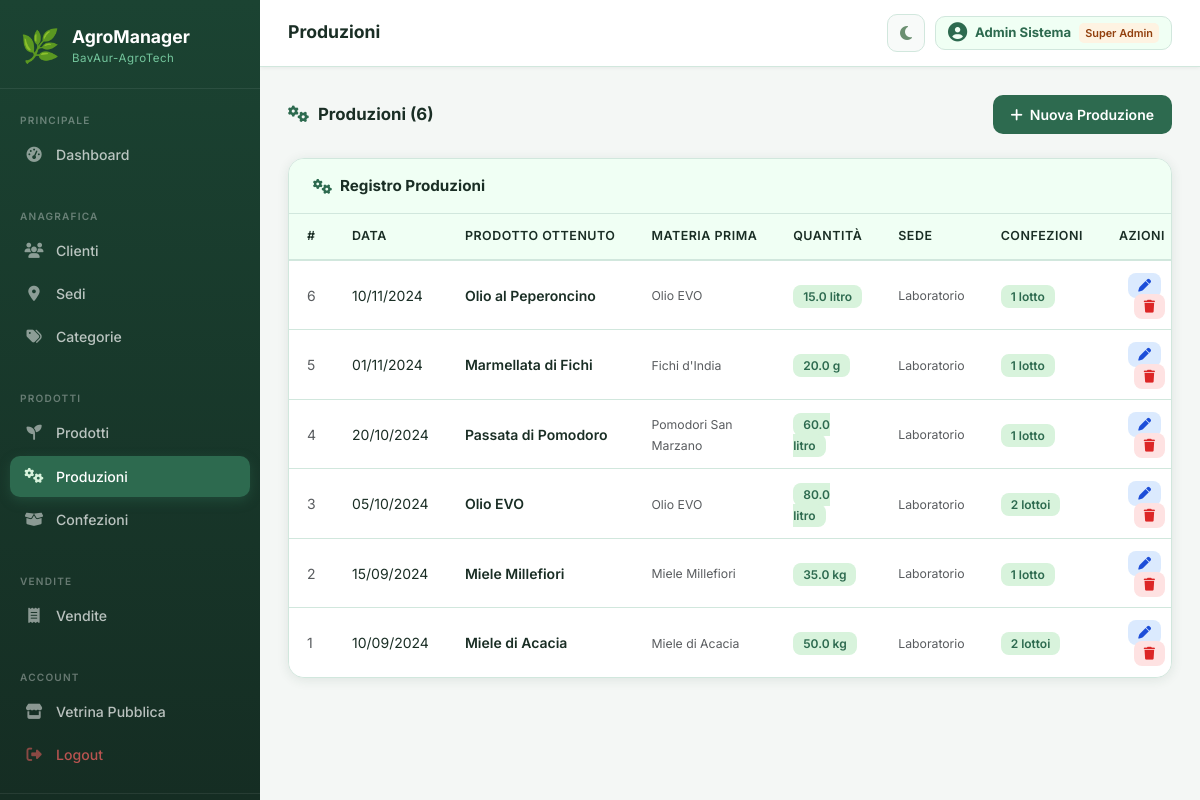
The app's page /root/src/produzioni.php (signed in) with its own data.
### tables this page shows
CREATE TABLE PRODUZIONE (
    idProduzione       INT AUTO_INCREMENT PRIMARY KEY,
    dataProduzione     DATE NOT NULL,
    quantitaProdotta   DECIMAL(10,2) NOT NULL,
    idProdottoProdotto INT NOT NULL,
    idProdottoLavorato INT NOT NULL,
    idSede             INT NOT NULL,
    CONSTRAINT chk_prod_q CHECK (quantitaProdotta > 0),
    FOREIGN KEY (idProdottoProdotto) REFERENCES PRODOTTO(idProdotto) ON DELETE RESTRICT,
    FOREIGN KEY (idProdottoLavorato) REFERENCES PRODOTTO(idProdotto) ON DELETE RESTRICT,
    FOREIGN KEY (idSede)             REFERENCES SEDE(idSede)         ON DELETE RESTRICT
);

CREATE TABLE PRODOTTO (
    idProdotto   INT AUTO_INCREMENT PRIMARY KEY,
    nome         VARCHAR(100) NOT NULL,
    unitaMisura  ENUM('kg','g','litro','pezzo') NOT NULL,
    tipoProdotto ENUM('fresco','lavorato') NOT NULL,
    descrizione  TEXT DEFAULT NULL,
    immagineUrl  TEXT DEFAULT NULL COMMENT 'URL immagine custom; se NULL usa il fallback keyword in getProductImage()',
    idCategoria  INT,
    FOREIGN KEY (idCategoria) REFERENCES CATEGORIA(idCategoria) ON DELETE SET NULL
);

CREATE TABLE SEDE (
    idSede    INT AUTO_INCREMENT PRIMARY KEY,
    nomeSede  VARCHAR(100) NOT NULL,
    indirizzo TEXT
);

### root/src/config/session.php (called while the page is built, shortened)
<?php
function userSede(): ?int {
    return $_SESSION['user']['idSede'] ?? null;
}

### root/src/config/db.php (called while the page is built, shortened)
<?php
function h(mixed $v): string {
    return htmlspecialchars((string)($v ?? ''), ENT_QUOTES, 'UTF-8');
}

### root/src/produzioni.php (the view, shortened to what this page needs)
<?php
require_once 'includes/auth.php';
$action    = $_GET['action'] ?? 'list';
$mySedeId  = userSede();
$prodWhere = $mySedeId ? "WHERE pr.idSede=$mySedeId" : '';
$produzioni = $pdo->query("
    SELECT pr.*, pp.nome AS prodottoProdotto, pp.unitaMisura,
           pl.nome AS prodottoLavorato, s.nomeSede,
           COUNT(c.idConfezione) AS nConfezioni
    FROM PRODUZIONE pr
    JOIN PRODOTTO pp ON pr.idProdottoProdotto=pp.idProdotto
    JOIN PRODOTTO pl ON pr.idProdottoLavorato=pl.idProdotto
    JOIN SEDE     s  ON pr.idSede=s.idSede
    LEFT JOIN CONFEZIONE c ON c.idProduzione=pr.idProduzione
    $prodWhere GROUP BY pr.idProduzione ORDER BY pr.dataProduzione DESC
")->fetchAll();
require_once 'includes/header.php';
?>
<?php if ($action==='list'): ?>
<div class="page-header">
  <h5 class="page-header-title"><i class="fa-solid fa-gears"></i> Produzioni (<?= count($produzioni) ?>)</h5>
  <a href="?action=create" class="btn-ag"><i class="fa-solid fa-plus"></i> Nuova Produzione</a>
</div>
<div class="ag-card">
  <div class="ag-card-header"><h6 class="ag-card-title"><i class="fa-solid fa-gears"></i> Registro Produzioni</h6></div>
  <div class="table-responsive">
    <?php if(empty($produzioni)): ?>
      <div class="empty-state"><i class="fa-solid fa-gears"></i><p>Nessuna produzione registrata.</p></div>
    <?php else: ?>
    <table class="ag-table table mb-0">
      <thead><tr><th>#</th><th>Data</th><th>Prodotto Ottenuto</th><th>Materia Prima</th><th>Quantità</th><th>Sede</th><th>Confezioni</th><th class="text-end">Azioni</th></tr></thead>
      <tbody>
      <?php foreach($produzioni as $p): ?>
      <tr>
        <td class="text-muted"><?= $p['idProduzione'] ?></td>
        <td><?= date('d/m/Y',strtotime($p['dataProduzione'])) ?></td>
        <td class="fw-semibold"><?= h($p['prodottoProdotto']) ?></td>
        <td><small class="text-muted"><?= h($p['prodottoLavorato']) ?></small></td>
        <td><span class="badge-ok"><?= number_format($p['quantitaProdotta'],1) ?> <?= h($p['unitaMisura']) ?></span></td>
        <td><small class="text-muted"><?= h($p['nomeSede']) ?></small></td>
        <td><?= $p['nConfezioni']>0?"<a href='confezioni.php?produzione={$p['idProduzione']}' class='badge-ok text-decoration-none'>{$p['nConfezioni']} lotto".($p['nConfezioni']!=1?'i':'')."</a>":'<span class="text-muted">—</span>' ?></td>
        <td class="text-end">
          <a href="?action=edit&id=<?= $p['idProduzione'] ?>" class="btn-edit-sm me-1"><i class="fa-solid fa-pen"></i></a>
          <a href="?action=delete&id=<?= $p['idProduzione'] ?>" class="btn-danger-sm" onclick="return confirm('Eliminare questa produzione?')"><i class="fa-solid fa-trash"></i></a>
        </td>
      </tr>
      <?php endforeach; ?>
      </tbody>
    </table>
    <?php endif; ?>
  </div>
</div>
<?php endif; ?>
<?php require_once 'includes/footer.php'; ?>

### root/src/assets/css/style.css (style rules this page uses)
:root { --ag-dark: #1B4332; --ag-primary: #2D6A4F; --ag-medium: #40916C; --ag-light: #74C69D; --ag-pale: #D8F3DC; --ag-very-pale: #F0FFF4; --ag-bg: #F4F7F5; --ag-surface: #FFFFFF; --ag-surface2: #F8FAF9; --ag-text: #1A2E25; --ag-text-muted: #6B8F71; --ag-border: #D1E7DD; --ag-shadow: 0 2px 12px rgba(27,67,50,.10); --ag-shadow-lg: 0 8px 30px rgba(27,67,50,.15); --ag-sidebar-bg: linear-gradient(180deg,#1B4332 0%,#152d23 100%); --ag-nav-active: #2D6A4F; --ag-input-bg: #FFFFFF; --ag-warning-text:#b45309; --sidebar-w: 260px; }
*, *::before, *::after { box-sizing: border-box; margin: 0; padding: 0; }
html { transition: background-color .3s, color .3s; }
body { font-family: 'Inter', system-ui, sans-serif; background: var(--ag-bg); color: var(--ag-text); min-height: 100vh; transition: background-color .3s, color .3s; }
a { color: var(--ag-primary); text-decoration: none; }
.ag-card { background: var(--ag-surface); border: 1px solid var(--ag-border); border-radius: 16px; box-shadow: var(--ag-shadow); overflow: hidden; transition: background .3s, border-color .3s; }
.ag-card-header { display: flex; align-items: center; justify-content: space-between; padding: 18px 24px; border-bottom: 1px solid var(--ag-border); background: var(--ag-very-pale); transition: background .3s, border-color .3s; }
.ag-card-title { font-size: .95rem; font-weight: 700; color: var(--ag-text); display: flex; align-items: center; gap: 8px; margin: 0; }
.ag-card-title i { color: var(--ag-primary); }
.ag-table { width: 100%; margin: 0; font-size: .875rem; }
.ag-table thead th { background: var(--ag-very-pale); color: var(--ag-text); font-weight: 600; font-size: .78rem; text-transform: uppercase; letter-spacing: .5px; padding: 13px 18px; border-bottom: 2px solid var(--ag-border); white-space: nowrap; }
.ag-table tbody td { padding: 13px 18px; border-bottom: 1px solid var(--ag-border); vertical-align: middle; color: var(--ag-text); }
.ag-table tbody tr:last-child td { border-bottom: none; }
.badge-ok { background: var(--ag-pale); color: var(--ag-primary); font-weight: 600; border-radius: 8px; padding: 4px 10px; font-size: .75rem; }
.btn-ag { background: var(--ag-primary); color: #fff; border: none; border-radius: 10px; padding: 9px 18px; font-weight: 600; font-size: .875rem; transition: all .2s; display: inline-flex; align-items: center; gap: 7px; cursor: pointer; }
.btn-danger-sm { background: #fee2e2; border: none; color: #dc2626; border-radius: 8px; padding: 5px 10px; font-size: .8rem; transition: all .2s; cursor: pointer; }
.btn-edit-sm { background: #dbeafe; border: none; color: #1d4ed8; border-radius: 8px; padding: 5px 10px; font-size: .8rem; transition: all .2s; cursor: pointer; }
.page-header { display: flex; align-items: center; justify-content: space-between; margin-bottom: 24px; flex-wrap: wrap; gap: 12px; }
.page-header-title { font-size: 1.05rem; font-weight: 700; color: var(--ag-text); display: flex; align-items: center; gap: 9px; margin: 0; }
.page-header-title i { color: var(--ag-primary); }

### records on screen
produzione: idProduzione "6", dataProduzione "10/11/2024", idProdottoProdotto.nome "Olio al Peperoncino", idProdottoLavorato.nome "Olio EVO", quantitaProdotta "15.0", idProdottoProdotto.unitaMisura "litro", idSede.nomeSede "Laboratorio", nConfezioni "1"
produzione: idProduzione "5", dataProduzione "01/11/2024", idProdottoProdotto.nome "Marmellata di Fichi", idProdottoLavorato.nome "Fichi d'India", quantitaProdotta "20.0", idProdottoProdotto.unitaMisura "g", idSede.nomeSede "Laboratorio", nConfezioni "1"
produzione: idProduzione "4", dataProduzione "20/10/2024", idProdottoProdotto.nome "Passata di Pomodoro", idProdottoLavorato.nome "Pomodori San Marzano", quantitaProdotta "60.0", idProdottoProdotto.unitaMisura "litro", idSede.nomeSede "Laboratorio", nConfezioni "1"
produzione: idProduzione "3", dataProduzione "05/10/2024", idProdottoProdotto.nome "Olio EVO", quantitaProdotta "80.0", idProdottoProdotto.unitaMisura "litro", idSede.nomeSede "Laboratorio", nConfezioni "2"
produzione: idProduzione "2", dataProduzione "15/09/2024", idProdottoProdotto.nome "Miele Millefiori", quantitaProdotta "35.0", idProdottoProdotto.unitaMisura "kg", idSede.nomeSede "Laboratorio", nConfezioni "1"
produzione: idProduzione "1", dataProduzione "10/09/2024", idProdottoProdotto.nome "Miele di Acacia", quantitaProdotta "50.0", idProdottoProdotto.unitaMisura "kg", idSede.nomeSede "Laboratorio", nConfezioni "2"

### other values on screen
$pageTitle "Produzioni"
$user['nome'] "Admin Sistema"
count($produzioni) "6"
